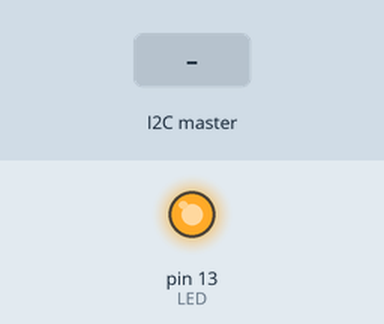
Bench run of a sketch on a simulated Arduino Uno, built with avr-gcc and run on an emulated ATmega328P. Parts: output pins drawn as LEDs (lit = HIGH). The inputs (shaded band) are chosen by the test bench. What the sketch prints to the serial monitor is not drawn.

Above: at 1.2 s.
1.3 s: the I2C master sends the byte 1
At 2.8 s:
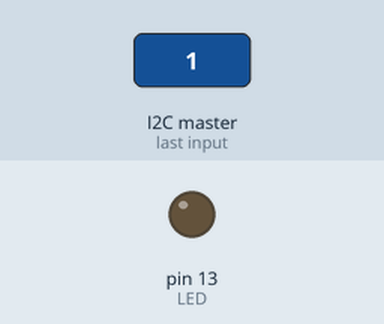
Timing chart, 0 to 9.5 s (numbered marks = the images above; inputs shaded):
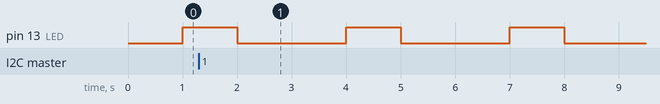

Measured:
- by itself, pin 13 (LED): alternates HIGH for 1.0 s and LOW for 2.0 s

The sketch:

LED_Read.ino
```cpp
// Include the required Wire library for I2C
#include <Wire.h>
int LED = 13;
int x;
void setup() {
  // Define the LED pin as Output
  pinMode (LED, OUTPUT);
  // Start the I2C Bus as Slave on address 9
  Wire.begin(9);
  // Attach a function to trigger when something is received.
  Wire.onReceive(receiveEvent);
  Serial.begin(9600);
}
void receiveEvent(int bytes) {
  x = Wire.read();    // read one character from the I2C
}
void loop() {
  Serial.write("loop\n");
  delay(1000);
  //If value received is 0 blink LED for 200 ms
  if (x = 0) {
    digitalWrite(LED, HIGH);
    Serial.write("High"+ x);
    delay(200);
    digitalWrite(LED, LOW);
    Serial.write("Low"+ x);
    delay(200);
  }
  //If value received is 3 blink LED for 400 ms
  if (x = 3) {
    digitalWrite(LED, HIGH);
    Serial.write("High"+ x);
    delay(1000);
    digitalWrite(LED, LOW);
    Serial.write("Low"+ x);
    delay(1000);
  }
}
```
